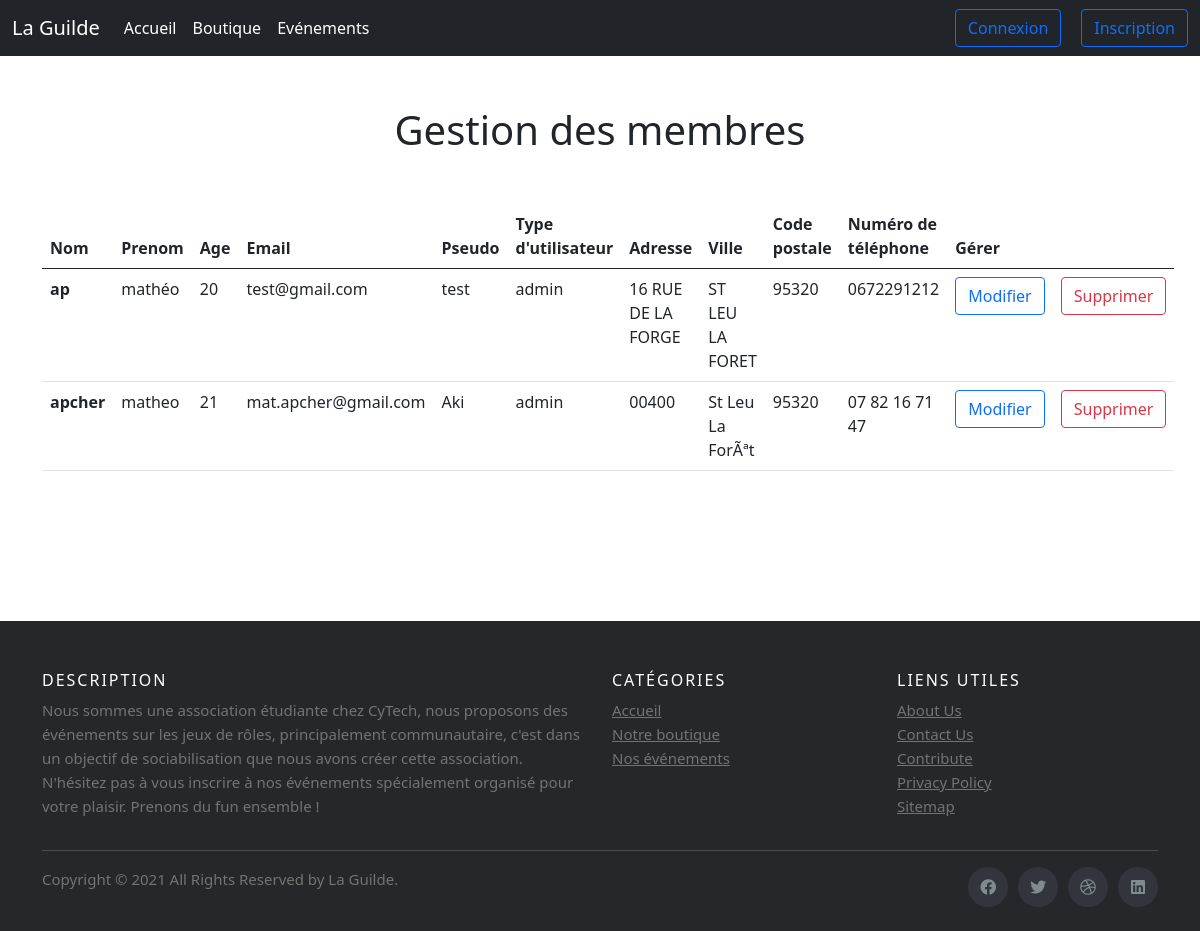
/gestionMembres.php, run on an earlier commit of the app's database.
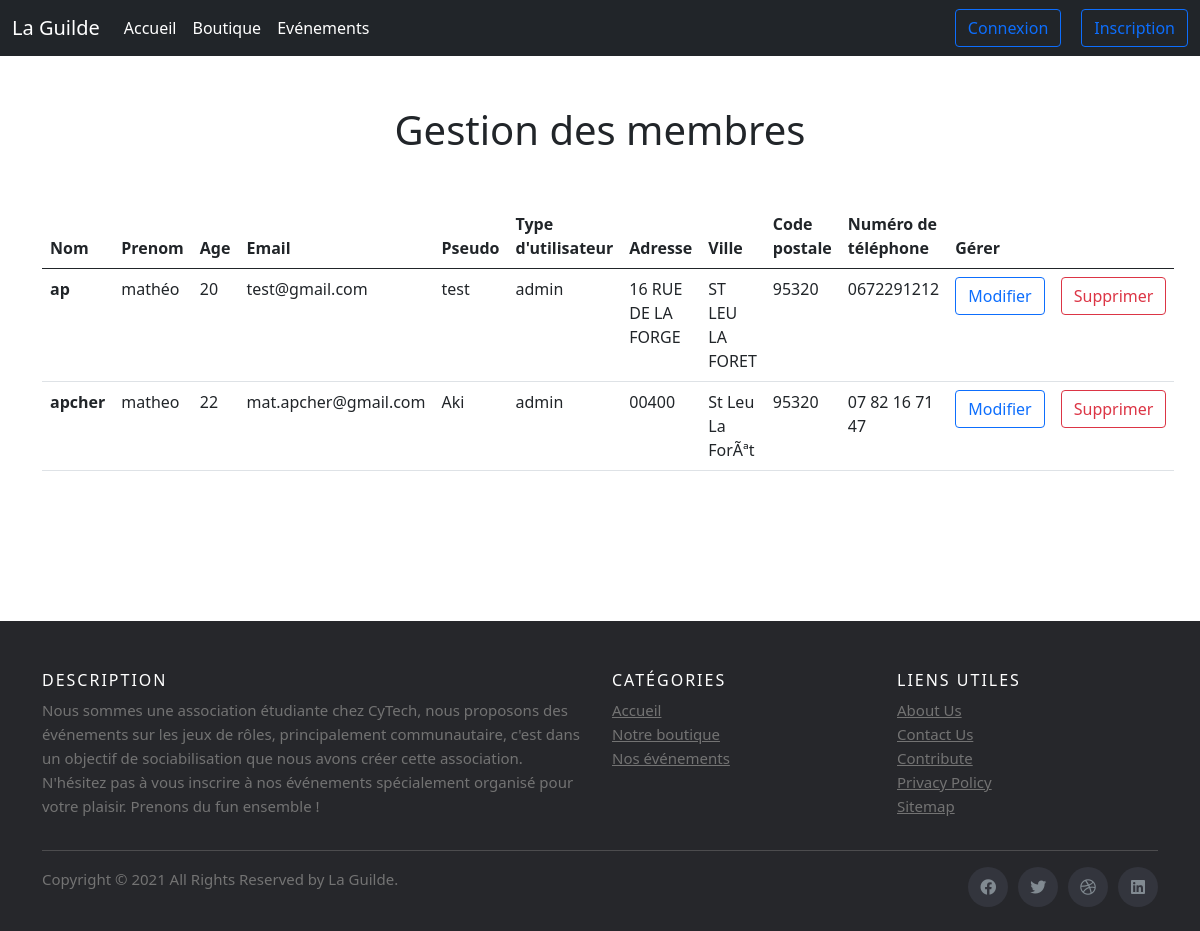
And on a later commit of the database.
### tables this page shows
CREATE TABLE IF NOT EXISTS `utilisateurs` (
  `id` int(10) NOT NULL AUTO_INCREMENT,
  `nom` varchar(30) NOT NULL,
  `prenom` varchar(30) NOT NULL,
  `age` int(10) NOT NULL,
  `mail` varchar(100) NOT NULL,
  `mdp` varchar(100) NOT NULL,
  `pseudo` varchar(100) NOT NULL,
  `idtypeUtilisateurs` int(10) NOT NULL DEFAULT '2',
  `adresse` varchar(100) DEFAULT NULL,
  `ville` varchar(100) DEFAULT NULL,
  `codePostale` int(10) DEFAULT NULL,
  `telephone` varchar(100) DEFAULT NULL,
  PRIMARY KEY (`id`),
  UNIQUE KEY `mail` (`mail`),
  KEY `idtypeutilisateurs` (`idtypeUtilisateurs`)
);

CREATE TABLE IF NOT EXISTS `typeutilisateurs` (
  `id` int(10) NOT NULL AUTO_INCREMENT,
  `type` varchar(50) NOT NULL,
  PRIMARY KEY (`id`)
);

### gestionMembres.php (the view, shortened to what this page needs)
<?php
	 		      $servname = 'localhost';
            $dbname = 'projetinfo1';
            $user = 'root';
            $pass = '';
            try{
                $dbco = new PDO("mysql:host=$servname;dbname=$dbname", $user, $pass);
                $dbco->setAttribute(PDO::ATTR_ERRMODE, PDO::ERRMODE_EXCEPTION);
            }
            catch(PDOException $e){
              echo "Erreur : " . $e->getMessage();
            }
            $sql = 'SELECT * FROM utilisateurs';
            $query = $dbco->prepare($sql);
            $query->execute();
            $Reponse = $query->fetchAll();
            $sql1 = 'SELECT id FROM utilisateurs';
            $query1 = $dbco->prepare($sql1);
            $query1->execute();
            $Reponse1 = $query1->fetchAll();
?>
<!DOCTYPE html>
<html>
  <head>
    <link href="https://cdn.jsdelivr.net/npm/bootstrap@5.0.1/dist/css/bootstrap.min.css" rel="stylesheet">
    <link rel="stylesheet" type="text/css" href="css/accueil.css">
    <link rel="stylesheet" type="text/css" href="css/footer.css">
	<link rel="stylesheet" href="https://use.fontawesome.com/releases/v5.15.3/css/all.css">
  </head>
  <body>
<?php include 'menu.php'; ?>
<form action="gestionBoutique.php" method="POST">
    <div class="container" style="margin-bottom: 150px;">
        <div class="row justify-content-center">
            <h1 class="text-center title-top"> Gestion des membres </h1>
        </div>
        <div>
            <table class="table">
                <thead>
                    <tr>
                    <th scope="col">Nom </th>
                    <th scope="col">Prenom</th>
                    <th scope="col">Age</th>
                    <th scope="col">Email</th>
                    <th scope="col">Pseudo</th>
                    <th scope="col">Type d'utilisateur</th>
                    <th scope="col">Adresse</th>
                    <th scope="col">Ville</th>
                    <th scope="col">Code postale</th>
                    <th scope="col">Numéro de téléphone</th>
                    <th colspan="2">Gérer</th>
                    </tr>
                </thead>
                <tbody>
                <?php
                    for($i=0 ; $i <= $nbElement = count($Reponse1) ; $i++) {
                        if(isset($Reponse1[$i])) { ?>
                            <tr>
                            <th scope="row"><?php echo($Reponse[$i]['nom']); ?></th>
                            <td><?php echo($Reponse[$i]['prenom']); ?></td>
                            <td><?php echo($Reponse[$i]['age']); ?></td>
                            <td><?php echo($Reponse[$i]['mail']); ?></td>
                            <td><?php echo($Reponse[$i]['pseudo']); ?></td>
                            <td><?php  $sql2 = 'SELECT type FROM typeutilisateurs WHERE id = "'.$Reponse[$i]['idtypeUtilisateurs'].'"';
                            $query2 = $dbco->prepare($sql2);
                            $query2->execute();
                            $Reponse2 = $query2->fetchAll();
                            echo($Reponse2[0]['type']);?></td>
                            <td><?php echo($Reponse[$i]['adresse']); ?></td>
                            <td><?php echo($Reponse[$i]['ville']); ?></td>
                            <td><?php echo($Reponse[$i]['codePostale']); ?></td>
                            <td><?php echo($Reponse[$i]['telephone']); ?></td>
                            <td><button type="button" class="btn btn-outline-primary">Modifier</button></td>
                            <td><button type="button" name="<?php echo ($Reponse[$i]['id'])?>" class="btn btn-outline-danger">Supprimer</button></td>
                            </tr>
                        <?php }
                    }
                    ?>
                </tbody>
            </table>
        </div>
    </div>
</form>
<?php include 'footer.php' ?>
</body>
</html>

What changed in the data, as far as the page shows it:
changed utilisateurs "apcher": age "21" → "22"
